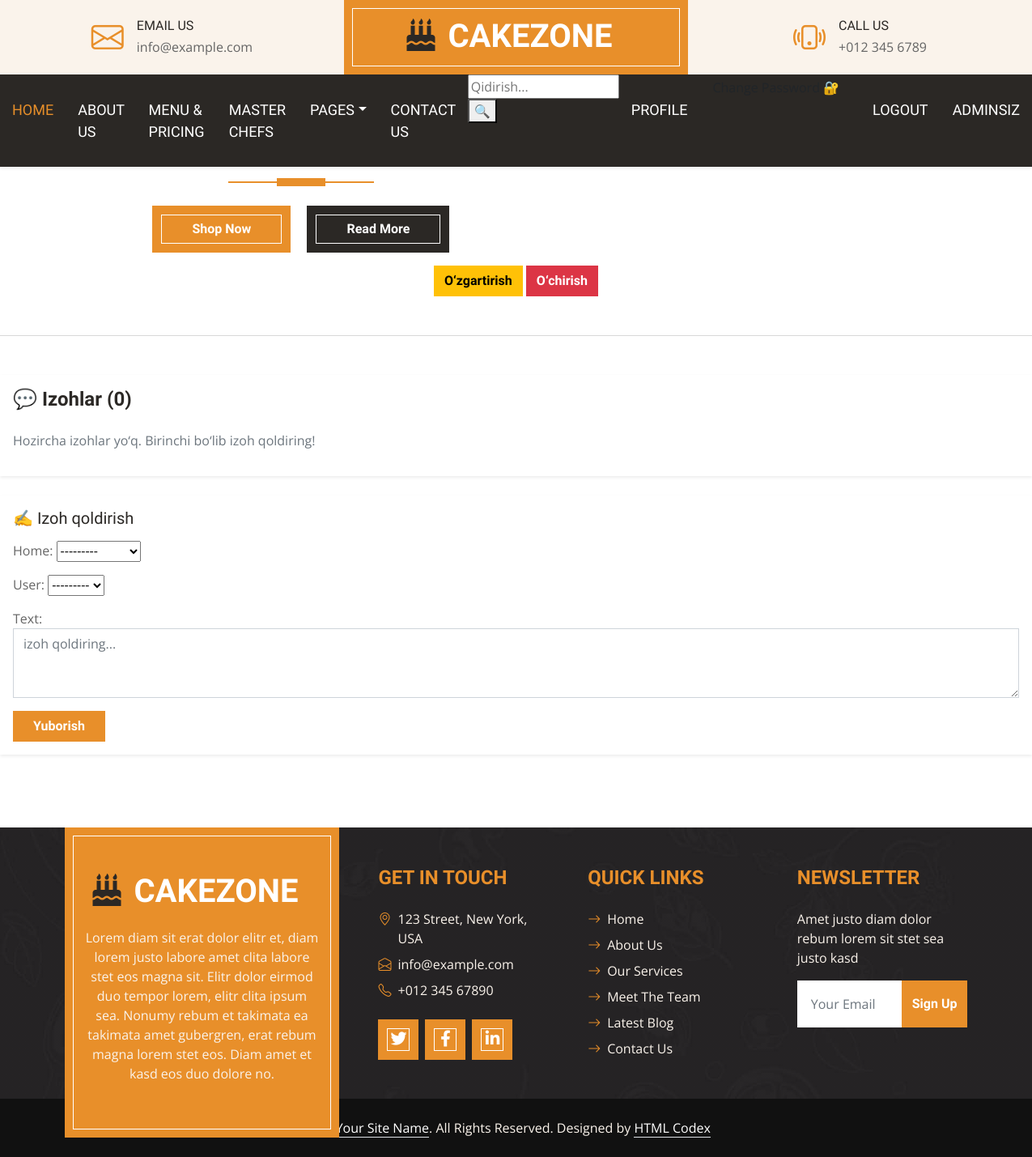
/detel/salom/ (signed in), run on an earlier commit of the app's database.
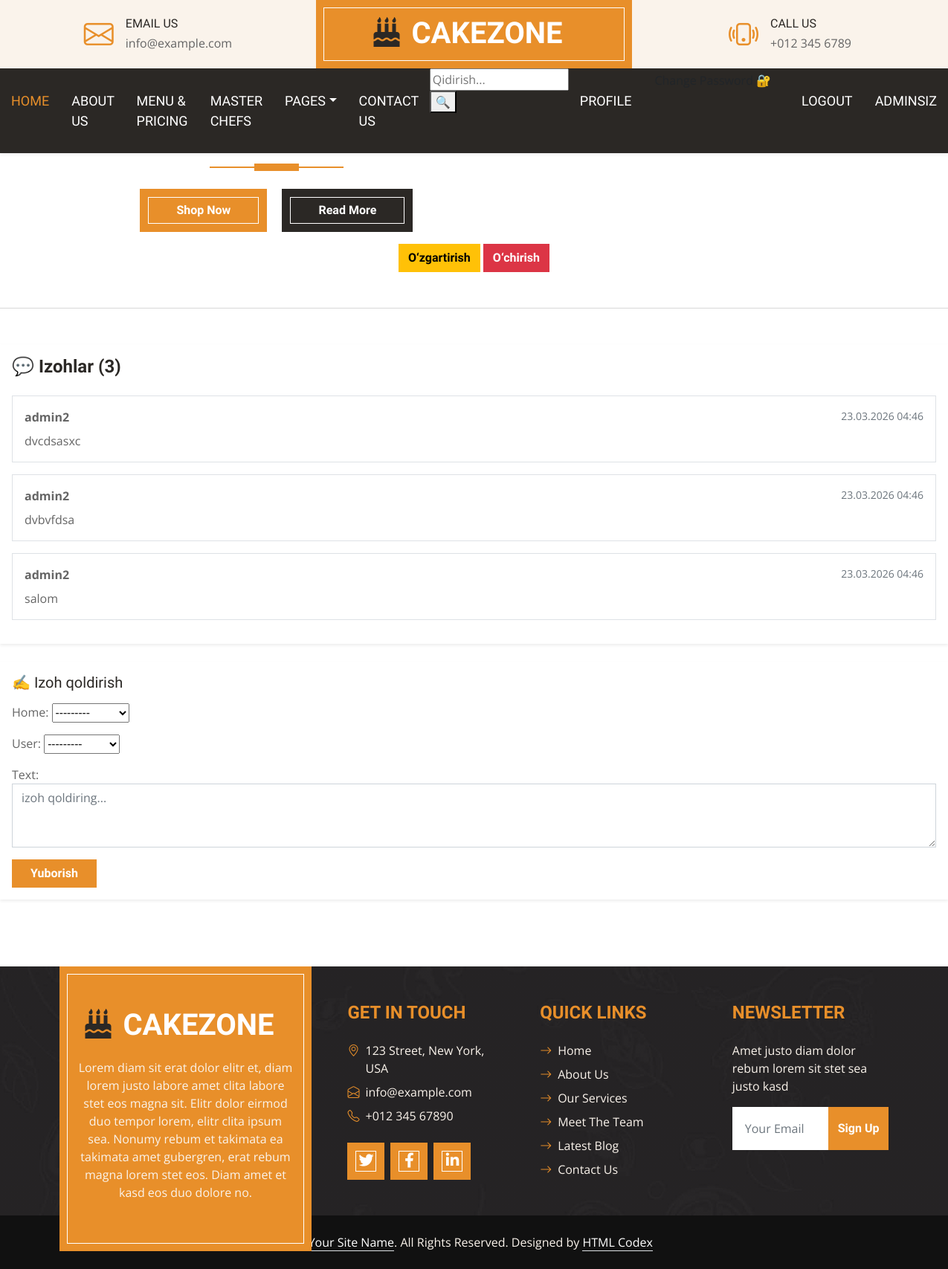
And on a later commit of the database.
### blog/models.py (models this page shows, shortened)
class Comments(models.Model):
    home = models.ForeignKey(Home5, on_delete=models.CASCADE , related_name='comments')
    user = models.ForeignKey(User, on_delete=models.CASCADE)
    text = models.TextField()
    created_at = models.DateTimeField(auto_now_add=True)

### blog/views.py (the view)
# urls.py: path('detel/<slug:slug>/', index_detel, name="detel"),
@login_required
def index_detel(request, slug):
    text = get_object_or_404(Home5, slug=slug)
    comments = text.comments.all().order_by('-created_at')
    user = request.user
    if request.method == "POST":
        form = CommentsForm(request.POST)
        if form.is_valid():
            new_comment = form.save(commit=False)
            new_comment.home = text   # yoki new_comment.post = text
            new_comment.user = user
            new_comment.save()
            return redirect('detel', slug=slug)
    else:
        form = CommentsForm()
    context = {
        'detel': text,
        'form': form,
        'comments': comments,
    }
    return render(request, "detel.html", context=context)

### blog/forms.py
class CommentsForm(forms.ModelForm):
    class Meta:
        model = Comments
        fields = '__all__'
        widgets = {
            'text': forms.Textarea(attrs={
                'class': 'form-control',
                'rows': '3',
                'placeholder': 'izoh qoldiring...'
            }),
        }

### blog/models.py (called while the page is built)
    def __str__(self):
        return self.nomi

### templates/detel.html (shortened to what this page needs)
{% extends 'base.html' %}
{% load static %}
{% block content %}
<div class="col-lg-7 text-center">
                    <div class="section-title position-relative text-center mx-auto mb-4 pb-3" style="max-width: 600px;">
                    </div>
                    <a href="" class="btn btn-primary border-inner py-3 px-5 me-3">Shop Now</a>
                    <a href="" class="btn btn-dark border-inner py-3 px-5">Read More</a>
                </div>
<div class="text-center mt-3">
    <a href="{% url 'home-update' detel.pk %}" class="btn btn-warning">O‘zgartirish</a>
    <a href="{% url 'home-delete' detel.pk %}" class="btn btn-danger">O‘chirish</a>
  </div>
  <hr class="my-5">
  <div class="card shadow-sm border-0 mb-4">
    <div class="card-body">
      <h4 class="mb-4">💬 Izohlar ({{ comments.count }})</h4>
      {% for comment in comments %}
        <div class="border rounded p-3 mb-3 bg-light">
          <strong>{{ comment.user.username }}</strong>
          <small class="text-muted float-end">{{ comment.created_at|date:"d.m.Y H:i" }}</small>
          <p class="mt-2 mb-0">{{ comment.text }}</p>
        </div>
      {% empty %}
        <p class="text-muted">Hozircha izohlar yo‘q. Birinchi bo‘lib izoh qoldiring!</p>
      {% endfor %}
    </div>
  </div>
  {% if user.is_authenticated %}
    <div class="card border-0 shadow-sm">
      <div class="card-body">
        <h5 class="mb-3">✍️ Izoh qoldirish</h5>
        <form method="post">
          {{ form.as_p }}
          <button type="submit" class="btn btn-primary px-4">Yuborish</button>
        </form>
      </div>
    </div>
  {% else %}
    <div class="alert alert-warning mt-3">
      Izoh yozish uchun <a href="{% url 'login' %}">tizimga kiring</a>.
    </div>
  {% endif %}
{% endblock content %}

### templates/base.html (shortened to what this page needs)
{% load static %}
<!DOCTYPE html>
<html lang="en">
<head>
    <link href="https://cdnjs.cloudflare.com/ajax/libs/font-awesome/5.10.0/css/all.min.css" rel="stylesheet">
    <link href="https://cdn.jsdelivr.net/npm/bootstrap-icons@1.4.1/font/bootstrap-icons.css" rel="stylesheet">
    <link href="{% static 'lib/owlcarousel/assets/owl.carousel.min.css' %}" rel="stylesheet">
    <link href="{% static 'css/bootstrap.min.css' %}" rel="stylesheet">
    <link href="{% static 'css/style.css' %}" rel="stylesheet">
</head>
<body>
    <div class="container-fluid px-0 d-none d-lg-block">
        <div class="row gx-0">
            <div class="col-lg-4 text-center bg-secondary py-3">
                <div class="d-inline-flex align-items-center justify-content-center">
                    <i class="bi bi-envelope fs-1 text-primary me-3"></i>
                    <div class="text-start">
                        <h6 class="text-uppercase mb-1">Email Us</h6>
                        <span>info@example.com</span>
                    </div>
                </div>
            </div>
            <div class="col-lg-4 text-center bg-primary border-inner py-3">
                <div class="d-inline-flex align-items-center justify-content-center">
                    <a href="index.html" class="navbar-brand">
                        <h1 class="m-0 text-uppercase text-white"><i class="fa fa-birthday-cake fs-1 text-dark me-3"></i>CakeZone</h1>
                    </a>
                </div>
            </div>
            <div class="col-lg-4 text-center bg-secondary py-3">
                <div class="d-inline-flex align-items-center justify-content-center">
                    <i class="bi bi-phone-vibrate fs-1 text-primary me-3"></i>
                    <div class="text-start">
                        <h6 class="text-uppercase mb-1">Call Us</h6>
                        <span>+012 345 6789</span>
                    </div>
                </div>
            </div>
        </div>
    </div>
    <nav class="navbar navbar-expand-lg bg-dark navbar-dark shadow-sm py-3 py-lg-0 px-3 px-lg-0">
            <div class="collapse navbar-collapse" id="navbarCollapse">
                <div class="navbar-nav ms-auto mx-lg-auto py-0">
                    <a href="{% url 'index' %}" class="nav-item nav-link active">Home</a>
                    <a href="{% url 'about' %}" class="nav-item nav-link">About Us</a>
                    <a href="{% url 'menu' %}" class="nav-item nav-link">Menu & Pricing</a>
                    <a href="{% url 'team' %}" class="nav-item nav-link">Master Chefs</a>
<div class="nav-item dropdown">
                        <a href="#" class="nav-link dropdown-toggle" data-bs-toggle="dropdown">Pages</a>
                    </div>
                    <a href="{% url 'contact' %}" class="nav-item nav-link">Contact Us</a>
                    <form action="{% url 'search' %}" method="GET">
                        <input type="text" name="q" placeholder="Qidirish...">
                        <button type="submit">🔍</button>
                    </form>
                    {% if user.is_authenticated %}
                        <a href="{% url 'profile' %}" class="nav-item nav-link">Profile</a>
                        <a class="dropdown-item" href="{% url 'password_change' %}">Change Password 🔐</a>
                        <a href="{% url 'logout' %}" class="nav-item nav-link">Logout</a>
                    {% else %}
                        <a href="{% url 'login' %}" class="nav-item nav-link">Login</a>
                        <a href="{% url 'sign_up' %}" class="nav-item nav-link">Sign up</a>
                    {% endif %}
                    {% if user.is_superuser %}
                        <a href="/admin/" class="nav-item nav-link">Adminsiz</a>
                    {% endif %}
                </div>
            </div>
            </nav>
{% block content %}
{% endblock content %}
    <div class="container-fluid bg-img text-secondary" style="margin-top: 90px">
        <div class="container">
            <div class="row gx-5">
                <div class="col-lg-4 col-md-6 mb-lg-n5">
                    <div class="d-flex flex-column align-items-center justify-content-center text-center h-100 bg-primary border-inner p-4">
                        <a href="index.html" class="navbar-brand">
                            <h1 class="m-0 text-uppercase text-white"><i class="fa fa-birthday-cake fs-1 text-dark me-3"></i>CakeZone</h1>
                        </a>
                        <p class="mt-3">Lorem diam sit erat dolor elitr et, diam lorem justo labore amet clita labore stet eos magna sit. Elitr dolor eirmod duo tempor lorem, elitr clita ipsum sea. Nonumy rebum et takimata ea takimata amet gubergren, erat rebum magna lorem stet eos. Diam amet et kasd eos duo dolore no.</p>
                    </div>
                </div>
                <div class="col-lg-8 col-md-6">
                    <div class="row gx-5">
                        <div class="col-lg-4 col-md-12 pt-5 mb-5">
                            <h4 class="text-primary text-uppercase mb-4">Get In Touch</h4>
                            <div class="d-flex mb-2">
                                <i class="bi bi-geo-alt text-primary me-2"></i>
                                <p class="mb-0">123 Street, New York, USA</p>
                            </div>
                            <div class="d-flex mb-2">
                                <i class="bi bi-envelope-open text-primary me-2"></i>
                                <p class="mb-0">info@example.com</p>
                            </div>
                            <div class="d-flex mb-2">
                                <i class="bi bi-telephone text-primary me-2"></i>
                                <p class="mb-0">+012 345 67890</p>
                            </div>
                            <div class="d-flex mt-4">
                                <a class="btn btn-lg btn-primary btn-lg-square border-inner rounded-0 me-2" href="#"><i class="fab fa-twitter fw-normal"></i></a>
                                <a class="btn btn-lg btn-primary btn-lg-square border-inner rounded-0 me-2" href="#"><i class="fab fa-facebook-f fw-normal"></i></a>
                                <a class="btn btn-lg btn-primary btn-lg-square border-inner rounded-0 me-2" href="#"><i class="fab fa-linkedin-in fw-normal"></i></a>
                            </div>
                        </div>
                        <div class="col-lg-4 col-md-12 pt-0 pt-lg-5 mb-5">
<h4 class="text-primary text-uppercase mb-4">Quick Links</h4>
                            <div class="d-flex flex-column justify-content-start">
                                <a class="text-secondary mb-2" href="#"><i class="bi bi-arrow-right text-primary me-2"></i>Home</a>
                                <a class="text-secondary mb-2" href="#"><i class="bi bi-arrow-right text-primary me-2"></i>About Us</a>
                                <a class="text-secondary mb-2" href="#"><i class="bi bi-arrow-right text-primary me-2"></i>Our Services</a>
                                <a class="text-secondary mb-2" href="#"><i class="bi bi-arrow-right text-primary me-2"></i>Meet The Team</a>
                                <a class="text-secondary mb-2" href="#"><i class="bi bi-arrow-right text-primary me-2"></i>Latest Blog</a>
                                <a class="text-secondary" href="#"><i class="bi bi-arrow-right text-primary me-2"></i>Contact Us</a>
                            </div>
                        </div>
                        <div class="col-lg-4 col-md-12 pt-0 pt-lg-5 mb-5">
                            <h4 class="text-primary text-uppercase mb-4">Newsletter</h4>
                            <p>Amet justo diam dolor rebum lorem sit stet sea justo kasd</p>
                            <form method="POST"> {% csrf_token %}
                                <div class="input-group">
                                    <input type="text" class="form-control border-white p-3" placeholder="Your Email">
                                    <button class="btn btn-primary">Sign Up</button>
                                </div>
                            </form>
                        </div>
                    </div>
                </div>
            </div>
        </div>
    </div>
    <div class="container-fluid text-secondary py-4" style="background: #111111;">
        <div class="container text-center">
            <p class="mb-0">&copy; <a class="text-white border-bottom" href="#">Your Site Name</a>. All Rights Reserved. Designed by <a class="text-white border-bottom" href="https://htmlcodex.com">HTML Codex</a></p>
        </div>
    </div>
</body>
</html>

### static/css/style.css (style rules this page uses)
:root { --primary: #E88F2A; --secondary: #FAF3EB; --light: #FFFFFF; --dark: #2B2825; }
h1, h2, .font-weight-bold { font-weight: 700 !important; }
h3, h4, .font-weight-semi-bold { font-weight: 600 !important; }
h5, h6, .font-weight-medium { font-weight: 500 !important; }
.btn { font-family: 'Oswald', sans-serif; font-weight: 600; transition: .5s; }
.btn-primary { color: #FFFFFF; }
.border-inner { position: relative; }
.border-inner * { position: relative; z-index: 1; }
.border-inner::before { position: absolute; content: ""; top: 10px; right: 10px; bottom: 10px; left: 10px; background: none; border: 1px solid var(--light); z-index: 0; }
.btn-lg-square { width: 50px; height: 50px; }
.btn-square, .btn-sm-square, .btn-lg-square { padding-left: 0; padding-right: 0; text-align: center; }
.navbar-dark .navbar-nav .nav-link { font-family: 'Oswald', sans-serif; padding: 30px 15px; font-size: 18px; font-weight: 500; text-transform: uppercase; color: var(--light); outline: none; transition: .5s; }
.navbar-dark .navbar-nav .nav-link:hover, .navbar-dark .navbar-nav .nav-link.active { color: var(--primary); }
.section-title::before { position: absolute; content: ""; width: 60px; height: 10px; left: 50%; bottom: 0; margin-left: -30px; background: var(--primary); }
.section-title::after { position: absolute; content: ""; width: 180px; height: 2px; left: 50%; bottom: 4px; margin-left: -90px; background: var(--primary); }
.bg-img { background: linear-gradient(rgba(43, 40, 37, .5), rgba(43, 40, 37, .5)), url(../img/bg.jpg) center center no-repeat; background-size: cover; }

What changed in the data, as far as the page shows it:
added Comments: user.username "admin2", created_at "23.03.2026 04:46", text "dvcdsasxc"
added Comments: user.username "admin2", created_at "23.03.2026 04:46", text "dvbvfdsa"
added Comments: user.username "admin2", created_at "23.03.2026 04:46", text "salom"
Also different on the page:
{{ comments.count }}: "0" → "3"
text no longer shown: "Hozircha izohlar yo‘q. Birinchi bo‘lib izoh qoldiring!"
